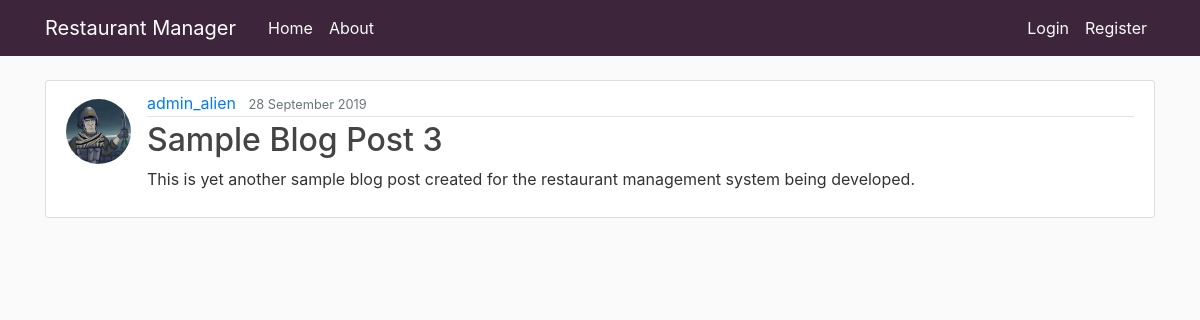
/blog/post/3/, run on the app's committed database.
### blog/models.py (models this page shows, shortened)
class Post(models.Model):
	title = models.CharField(max_length=100)
	content = models.TextField()
	date_posted = models.DateTimeField(default=timezone.now)
	author = models.ForeignKey(User, on_delete=models.CASCADE)

### users/models.py (models this page shows, shortened)
class Profile(models.Model):
	user = models.OneToOneField(User, on_delete=models.CASCADE)
	image = models.ImageField(default='default.jpg', upload_to='profile_pics')

### blog/views.py (the view)
# urls.py: path('post/<int:pk>/', views.PostDetailView.as_view(), name="blog-detail"),
class PostDetailView(DetailView):
	model = Post

### blog/templates/blog/post_detail.html
{% extends 'blog/base.html' %}
{% block content %}
<article class="media content-section">
	<img class="rounded-circle article-img mt-2" src="{{ object.author.profile.image.url }}">
	<div class="media-body">
	    <div class="article-metadata">
	      <a class="mr-2" href="#">{{ object.author }}</a>
	      <small class="text-muted">{{ object.date_posted|date:'j F Y' }}</small>
	    </div>
	    <h2 class="article-title" >{{ object.title }}</h2>
	    <p class="article-content">{{ object.content }}</p>
	</div>
</article>
{% endblock content %}

### blog/static/blog/css/style.css (style rules this page uses)
:root { --main-accent: #3D253B; --main-accent-text: #FAFAFA; }
body { background: #fafafa; color: #333333; margin-top: 5rem; }
h1, h2, h3, h4, h5, h6 { color: #444444; }
.content-section { background: #ffffff; padding: 10px 20px; border: 1px solid #dddddd; border-radius: 3px; margin-bottom: 20px; }
.article-title { color: #444444; }
.article-content { white-space: pre-line; }
.article-img { height: 65px; width: 65px; margin-right: 16px; }
.article-metadata { padding-bottom: 1px; margin-bottom: 4px; border-bottom: 1px solid #e3e3e3 }

### data on the page
Post: author.profile.image (picture), author "admin_alien", date_posted "28 September 2019", title "Sample Blog Post 3", content "This is yet another sample blog post created for the restaurant management system being developed."
